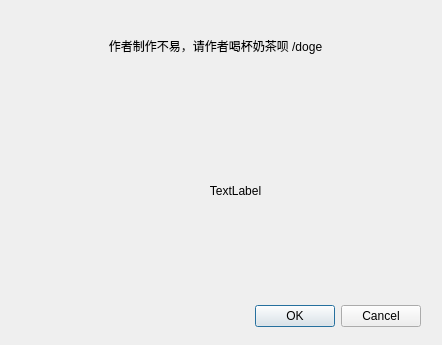
<?xml version="1.0" encoding="UTF-8"?>
<ui version="4.0">
 <class>CoffeeWidget</class>
 <widget class="QDialog" name="CoffeeWidget">
  <property name="geometry">
   <rect>
    <x>0</x>
    <y>0</y>
    <width>442</width>
    <height>345</height>
   </rect>
  </property>
  <property name="windowTitle">
   <string>Dialog</string>
  </property>
  <widget class="QDialogButtonBox" name="buttonBox">
   <property name="geometry">
    <rect>
     <x>80</x>
     <y>300</y>
     <width>341</width>
     <height>32</height>
    </rect>
   </property>
   <property name="orientation">
    <enum>Qt::Horizontal</enum>
   </property>
   <property name="standardButtons">
    <set>QDialogButtonBox::Cancel|QDialogButtonBox::Ok</set>
   </property>
  </widget>
  <widget class="QLabel" name="labelCoffee">
   <property name="geometry">
    <rect>
     <x>90</x>
     <y>80</y>
     <width>291</width>
     <height>221</height>
    </rect>
   </property>
   <property name="text">
    <string>TextLabel</string>
   </property>
   <property name="alignment">
    <set>Qt::AlignCenter</set>
   </property>
  </widget>
  <widget class="QLabel" name="label_2">
   <property name="geometry">
    <rect>
     <x>60</x>
     <y>10</y>
     <width>311</width>
     <height>71</height>
    </rect>
   </property>
   <property name="text">
    <string>作者制作不易，请作者喝杯奶茶呗 /doge</string>
   </property>
   <property name="alignment">
    <set>Qt::AlignCenter</set>
   </property>
  </widget>
 </widget>
 <resources/>
 <connections>
  <connection>
   <sender>buttonBox</sender>
   <signal>accepted()</signal>
   <receiver>CoffeeWidget</receiver>
   <slot>accept()</slot>
   <hints>
    <hint type="sourcelabel">
     <x>248</x>
     <y>254</y>
    </hint>
    <hint type="destinationlabel">
     <x>157</x>
     <y>274</y>
    </hint>
   </hints>
  </connection>
  <connection>
   <sender>buttonBox</sender>
   <signal>rejected()</signal>
   <receiver>CoffeeWidget</receiver>
   <slot>reject()</slot>
   <hints>
    <hint type="sourcelabel">
     <x>316</x>
     <y>260</y>
    </hint>
    <hint type="destinationlabel">
     <x>286</x>
     <y>274</y>
    </hint>
   </hints>
  </connection>
 </connections>
</ui>
